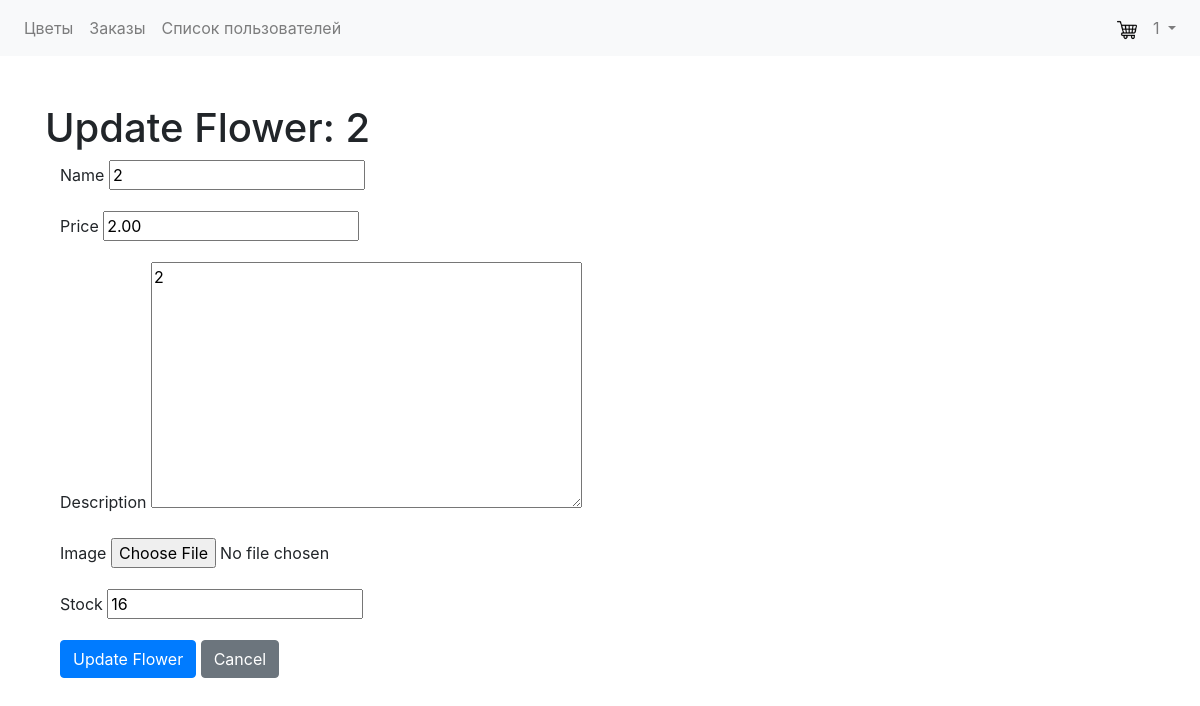
Before: /flowers/2/update/ (signed in) with the older database file.
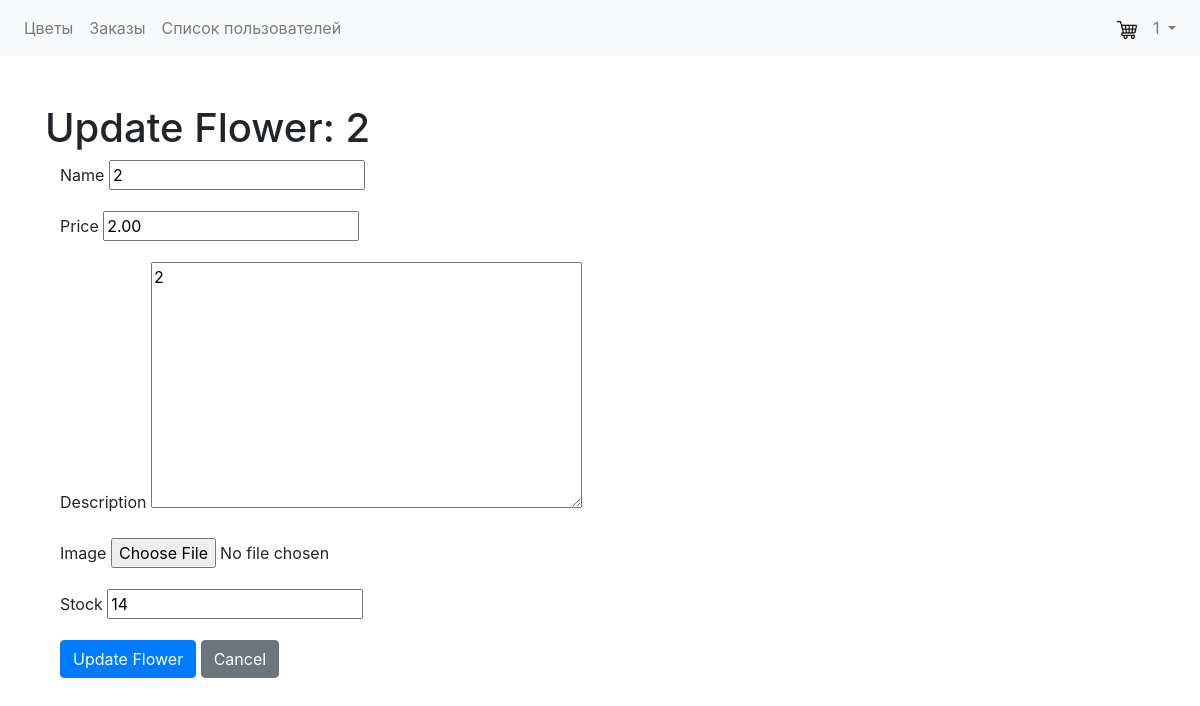
After: the same page with the newer database file.
### flowers/models.py (models this page shows)
class Flower(models.Model):
    name = models.CharField(max_length=100)
    description = models.TextField()
    price = models.DecimalField(max_digits=6, decimal_places=2, blank=True, null=True)
    image = models.ImageField(upload_to='flowers/', blank=True, null=True)
    stock = models.DecimalField(max_digits=6, decimal_places=0, blank=True, null=True, default=0)# Requires Pillow library

### flowers/views.py (the view)
# urls.py: path('<int:pk>/update/', views.FlowerUpdateView.as_view(), name='flower-update'),
class FlowerUpdateView(MyLoginRequiredMixin,UpdateView):
    model = Flower
    fields = ['name', 'description', 'price', 'image', 'stock']
    template_name = 'flowers/flower_update.html'
    success_url = reverse_lazy('flowers:flower-list')

### Templates/flowers/flower_update.html (shortened to what this page needs)
{% extends 'base.html' %}
{% block content %}
    <h1>Update Flower: {{ flower.name }}</h1>
    <div class="container">
        <form method="post" enctype="multipart/form-data" class="flower-form">
            <div class="mb-3">
                <label for="{{ form.name.id_for_label }}" class="form-label">Name</label>
                {{ form.name }}
            </div>
            <div class="mb-3">
                <label for="{{ form.price.id_for_label }}" class="form-label">Price</label>
                {{ form.price }}
            </div>
             <div class="mb-3">
                <label for="{{ form.description.id_for_label }}" class="form-label">Description</label>
                {{ form.description }}
            </div>
            <div class="mb-3">
                <label for="{{ form.image.id_for_label }}" class="form-label">Image</label>
                {{ form.image }}
            </div>
            <div class="mb-3">
                <label for="{{ form.stock.id_for_label }}" class="form-label">Stock</label>
                {{ form.stock }}
            </div>
            <button type="submit" class="btn btn-primary">Update Flower</button>
            <a href="{% url 'flowers:flower-list' %}" class="btn btn-secondary" role="button">Cancel</a>
        </form>
    </div>
{% endblock %}

Changed rows visible on the page:
changed Flower: stock "16" → "14"
